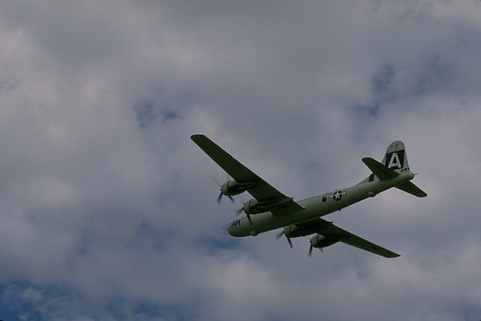
//> input picture inputs/3096.jpg, 481 x 321 px
$ ./main   (built with g++ and OpenCV 4)
//> lines starting //> are read from the running program, lines starting //| are printed output that depends on the picture
//> further down, img is the input picture: 321 rows x 481 cols, CV_8UC3; mean B, G, R 129.2, 118.4, 113.8
### FibonacciHeap.h

#ifndef _FIBONACCI_HEAP_H_
#define _FIBONACCI_HEAP_H_

#include <stdio.h>
#include "Node.h"

class FibonacciHeap
{
private:
	Node* rootListByRank[100];

	bool link(Node* root);
	Node * minRoot;

public:

	FibonacciHeap();
	FibonacciHeap(Node *root);

	~FibonacciHeap();

	bool isEmpty();
	bool insertVertex(Node * node);
	void decreaseKey(float delta, Node* vertex);

	Node* findMin();
	Node* deleteMin();
};

#endif

### Node.h
/*
Saglam, Ali, & Baykan, N. A. (2017).
"Sequential image segmentation based on min- imum spanning tree representation".
Pattern Recognition Letters, 87 , 155–162.
https://doi.org/10.1016/j.patrec.2016.06.001 .
*/

#ifndef NODE_H
#define NODE_H

#include <iostream>
#include <math.h>
#include <opencv2/highgui/highgui.hpp>

using namespace cv;
using namespace std;

class Node
{
public:
	int x, y, nodeid, neighnum, connum;
	float color[3];
	bool mark;

	typedef struct {
		Node *node;
		float distance;
	} Connection;

	typedef struct {
		int x, y;
	} Pixel;

	/////////// FIBONACCI HEAP SECTION /////

	Node *parent;
	Node *leftSibling, *rightSibling;
	Node *children;
	Node *next;
	Node *prev;

	float key;
	int rank;

	bool marked;

	bool addChild(Node *node);
	bool addSibling(Node *node);
	bool remove();

	Node* leftMostSibling();
	Node* rightMostSibling();

	///////////////////////////////////////

	Connection neighbors[8];
	Node *connections[8];

	Node()
	{
		neighnum = 0;
		connum = 0;
		nodeid = -1;
		mark = false;

		parent = NULL;
		children = NULL;
		leftSibling = NULL;
		rightSibling = NULL;
		prev = NULL;
		rank = 0;
		marked = false;
		key = -1;
	}

	void addNeighbor(Node *N, float d)
	{
		Connection neigh;
		neigh.node = N;
		neigh.distance = d;
		neighbors[neighnum] = neigh;
		neighnum++;
	}

	void clearNeighbors()
	{
		for (int i = 0; i < neighnum; i++) {
			if ((neighbors[i].node)->nodeid == 0) {
				neighnum--;
				neighbors[i] = neighbors[neighnum];
				i--;
			}
		}
	}

	void addConnection(Node *N)
	{
		connections[connum] = N;
		connum++;
	}

	void removeConnection(Node *N)
	{
		for (int i = 0; i < connum; i++) {
			if (connections[i] == N) {
				connum--;
				connections[i] = connections[connum];
				return;
			}
		}
	}

	void collectPixels(vector<Pixel> &list, Node *node)
	{
		if (mark)
			return;

		mark = true;

		Pixel p;
		p.x = x;
		p.y = y;
		list.push_back(p);

		for (int i = 0; i < connum; i++)
		{
			if (connections[i] != node)
				connections[i]->collectPixels(list, this);
		}
	}
};

#endif

### smst.h
/*
Saglam, Ali, & Baykan, N. A. (2017).
"Sequential image segmentation based on min- imum spanning tree representation".
Pattern Recognition Letters, 87 , 155–162.
https://doi.org/10.1016/j.patrec.2016.06.001 .
*/

#pragma once
#ifndef SMST_H
#define SMST_H

#include "Node.h"
#include "FibonacciHeap.h"
#include <ctime>
#define _USE_MATH_DEFINES
#include <math.h>

typedef struct {
	Node *node1, *node2;
	float distance;
} Connection;

using namespace cv;
using namespace std;

class smst
{
public:
	Mat im;
	int M, N, psrlen, segsize;
	Node **nodes, *pnodes;
	float ***colors, **pcolors, *qcolors;
	Connection *psrmst;
	vector<vector<Node::Pixel>> segments;
	float c;

	void mat2array();
	void setNodes();
	void setConnects();
	void setPSRMST();
	void segmentation(int, float);
	Mat getColoredSegments();
	Mat getLabels();

	smst(Mat img)
	{
		im = img;

		M = im.rows;
//> M = 321
		N = im.cols;
//> N = 481
		segsize = 0;
		psrlen = M * N - 1;
//> psrlen = 154400

		colors = new float**[M];
		pcolors = new float*[M * N];
		qcolors = new float[M * N * 3];
		nodes = new Node*[M];
		pnodes = new Node[M * N];
		for (int i = 0; i < M; i++)
		{
			colors[i] = &pcolors[i * N];
			nodes[i] = &pnodes[i * N];
			for (int j = 0; j < N; j++)
				colors[i][j] = &qcolors[(i * N + j) * 3];
		}

		mat2array();
		setNodes();
		setConnects();

		psrmst = new Connection[psrlen];

		setPSRMST();
	}
};

#endif

### FibonacciHeap.cpp

// =========================================================================
//	Implementation of class Fibonacci Heap
// =========================================================================


#include "FibonacciHeap.h"

FibonacciHeap::FibonacciHeap()
{
	minRoot = NULL;
}

// [9 lines left out: function FibonacciHeap, not called in this run]

FibonacciHeap::~FibonacciHeap()
{
	delete[] rootListByRank;
}

bool FibonacciHeap::isEmpty()
{
	return (minRoot == NULL);
}

bool FibonacciHeap::insertVertex(Node * node)
{
	if(node == NULL)
		return false;

	if(minRoot == NULL)
		minRoot = node;
	else
	{
		minRoot->addSibling(node);
		if(minRoot->key > node->key)
			minRoot = node;
	}
	return true;
}

Node* FibonacciHeap::findMin()
{
	return minRoot;
}

Node* FibonacciHeap::deleteMin()
{
	Node *temp = minRoot->children->leftMostSibling();
	Node *nextTemp = NULL;

	// Adding Children to root list
	while(temp != NULL)
	{
		nextTemp = temp->rightSibling; // Save next Sibling
		temp->remove();
		minRoot->addSibling(temp);
		temp = nextTemp;
	}

	// Select the left-most sibling of minRoot
	temp = minRoot->leftMostSibling();

	// Remove minRoot and set it to any sibling, if there exists one
	if(temp == minRoot)
	{
		if(minRoot->rightSibling)
			temp = minRoot->rightSibling;
		else
		{
			// Heap is obviously empty
			Node* out = minRoot;
			minRoot->remove();
			minRoot = NULL;
			return out;
		}
	}
	Node* out = minRoot;
	minRoot->remove();
	minRoot = temp;

	// Initialize list of roots
	for(int i=0; i<100; i++)
		rootListByRank[i] = NULL;

	while(temp)
	{
		// Check if key of current vertex is smaller than the key of minRoot
		if(temp->key < minRoot->key)
		{
			minRoot = temp;
		}

		nextTemp = temp->rightSibling;
		link(temp);
		temp = nextTemp;
	}

	return out;
}

bool FibonacciHeap::link(Node* root)
{
	// Insert Vertex into root list
	if(rootListByRank[root->rank] == NULL)
	{
		rootListByRank[root->rank] = root;
		return false;
	}
	else
	{
		// Link the two roots
		Node* linkVertex = rootListByRank[root->rank];
		rootListByRank[root->rank] = NULL;

		if(root->key < linkVertex->key || root == minRoot)
		{
			linkVertex->remove();
			root->addChild(linkVertex);
			if(rootListByRank[root->rank] != NULL)
				link(root);
			else
				rootListByRank[root->rank] = root;
		}
		else
		{
			root->remove();
			linkVertex->addChild(root);
			if(rootListByRank[linkVertex->rank] != NULL)
				link(linkVertex);
			else
				rootListByRank[linkVertex->rank] = linkVertex;
		}
		return true;
	}
}


void FibonacciHeap::decreaseKey(float delta, Node* vertex)
{
	vertex->key = delta;

	if(vertex->parent != NULL) // The vertex has a parent
	{
		// Remove vertex and add to root list
		vertex->remove();
		minRoot->addSibling(vertex);
	}
	// Check if key is smaller than the key of minRoot
	if(vertex->key < minRoot->key)
		minRoot = vertex;
}

### Node.cpp
/*
Saglam, Ali, & Baykan, N. A. (2017).
"Sequential image segmentation based on min- imum spanning tree representation".
Pattern Recognition Letters, 87 , 155–162.
https://doi.org/10.1016/j.patrec.2016.06.001 .
*/

#include "Node.h"

bool Node::addChild(Node *node)
{
	if (children != NULL)
		children->addSibling(node);
	else
	{
		children = node;
		node->parent = this;
		rank = 1;
	}

	return true;
}

bool Node::addSibling(Node *node)
{
	Node* temp = rightMostSibling();
	if (temp == NULL)
		return false;

	temp->rightSibling = node;
	node->leftSibling = temp;
	node->parent = this->parent;
	node->rightSibling = NULL;

	if (parent)
		parent->rank++;

	return true;
}

bool Node::remove()
{
	if (parent)
	{
		parent->rank--;
		if (leftSibling)
			parent->children = leftSibling;
		else if (rightSibling)
			parent->children = rightSibling;
		else
			parent->children = NULL;
	}

	if (leftSibling)
		leftSibling->rightSibling = rightSibling;
	if (rightSibling)
		rightSibling->leftSibling = leftSibling;

	leftSibling = NULL;
	rightSibling = NULL;
	parent = NULL;

	return true;
}

Node* Node::leftMostSibling()
{
	if (this == NULL)
		return NULL;

	Node* temp = this;
	while (temp->leftSibling)
		temp = temp->leftSibling;
	return temp;
}

Node* Node::rightMostSibling()
{
	if (this == NULL)
		return NULL;

	Node* temp = this;
	while (temp->rightSibling)
		temp = temp->rightSibling;
	return temp;
}

### smst.cpp
/*
Saglam, Ali, & Baykan, N. A. (2017).
"Sequential image segmentation based on min- imum spanning tree representation".
Pattern Recognition Letters, 87 , 155–162.
https://doi.org/10.1016/j.patrec.2016.06.001 .
*/

#include "smst.h"

void smst::mat2array()
{
	for (int i = 0; i < M; i++) {
		for (int j = 0; j < N; j++)
		{
			colors[i][j][0] = (float)im.at<Vec3b>(i, j).val[0];
			colors[i][j][1] = (float)im.at<Vec3b>(i, j).val[1];
			colors[i][j][2] = (float)im.at<Vec3b>(i, j).val[2];
		}
	}
}

void smst::setNodes() {
	for (int i = 0; i < M; i++) {
		for (int j = 0; j < N; j++) {
			nodes[i][j].x = i;
			nodes[i][j].y = j;
			nodes[i][j].color[0] = colors[i][j][0];
			nodes[i][j].color[1] = colors[i][j][1];
			nodes[i][j].color[2] = colors[i][j][2];
			nodes[i][j].nodeid = -1;
		}
	}
}

void smst::setConnects() {
	float d;

	for (int i = 0; i < M - 1; i++) {
		for (int j = 0; j < N - 1; j++) {

			d = sqrt(pow(colors[i + 1][j + 1][0] - colors[i][j][0], 2) +
				pow(colors[i + 1][j + 1][1] - colors[i][j][1], 2) +
				pow(colors[i + 1][j + 1][2] - colors[i][j][2], 2)
			);

			nodes[i][j].addNeighbor(&nodes[i + 1][j + 1], d);
			nodes[i + 1][j + 1].addNeighbor(&nodes[i][j], d);

			d = sqrt(pow(colors[i + 1][j][0] - colors[i][j + 1][0], 2) +
				pow(colors[i + 1][j][1] - colors[i][j + 1][1], 2) +
				pow(colors[i + 1][j][2] - colors[i][j + 1][2], 2)
			);

			nodes[i + 1][j].addNeighbor(&nodes[i][j + 1], d);
			nodes[i][j + 1].addNeighbor(&nodes[i + 1][j], d);

			d = sqrt(pow(colors[i][j + 1][0] - colors[i][j][0], 2) +
				pow(colors[i][j + 1][1] - colors[i][j][1], 2) +
				pow(colors[i][j + 1][2] - colors[i][j][2], 2)
			);

			nodes[i][j].addNeighbor(&nodes[i][j + 1], d);
			nodes[i][j + 1].addNeighbor(&nodes[i][j], d);

			d = sqrt(pow(colors[i + 1][j][0] - colors[i][j][0], 2) +
				pow(colors[i + 1][j][1] - colors[i][j][1], 2) +
				pow(colors[i + 1][j][2] - colors[i][j][2], 2)
			);

			nodes[i][j].addNeighbor(&nodes[i + 1][j], d);
			nodes[i + 1][j].addNeighbor(&nodes[i][j], d);
		}
	}
//> this loop made 320 passes
//> d on passes 1 to 3: 1.73, 1.73, 1.41
//> after the loop, d = 4.12

	for (int i = 0; i < M - 1; i++)
	{
		d = sqrt(pow(colors[i][N - 1][0] - colors[i][N - 1][0], 2) +
			pow(colors[i][N - 1][1] - colors[i][N - 1][1], 2) +
			pow(colors[i][N - 1][2] - colors[i][N - 1][2], 2)
		);

		nodes[i][N - 1].addNeighbor(&nodes[i + 1][N - 1], d);
		nodes[i + 1][N - 1].addNeighbor(&nodes[i][N - 1], d);
	}

	for (int j = 0; j < N - 1; j++)
	{
		d = sqrt(pow(colors[M - 1][j][0] - colors[M - 1][j + 1][0], 2) +
			pow(colors[M - 1][j][1] - colors[M - 1][j + 1][1], 2) +
			pow(colors[M - 1][j][2] - colors[M - 1][j + 1][2], 2)
		);

		nodes[M - 1][j].addNeighbor(&nodes[M - 1][j + 1], d);
		nodes[M - 1][j + 1].addNeighbor(&nodes[M - 1][j], d);
	}
//> this loop made 480 passes
//> (d, neigh.distance in addNeighbor, neigh.distance in addNeighbor (second call)) on passes 1 to 3: (8.77, 8.77, 8.77), (15.17, 15.17, 15.17), (13.75, 13.75, 13.75)
}

void smst::setPSRMST() {
	FibonacciHeap* heap = new FibonacciHeap();
	heap->insertVertex(&(nodes[0][0]));

	Node* node = heap->findMin();
	Connection currentConn;

	int a = 0;

	// Scan
	do {
		// Delete minimum path
		node = heap->deleteMin();
		node->clearNeighbors();
		for (int i = 0; i < node->neighnum; i++)
		{
			currentConn.distance = node->neighbors[i].distance;
			currentConn.node1 = node->neighbors[i].node;

			Node* headOfCurrentEdge = currentConn.node1;

			if (headOfCurrentEdge->marked == false)
			{
				// Insert a vertex with infinite key
				headOfCurrentEdge->marked = true;
				headOfCurrentEdge->prev = node;
				headOfCurrentEdge->key = currentConn.distance;
				heap->insertVertex(headOfCurrentEdge);
			}
			else if (currentConn.distance < headOfCurrentEdge->key)
			{
				// decrease the key of a vertex with finite key
				headOfCurrentEdge->prev = node;
				heap->decreaseKey(currentConn.distance, headOfCurrentEdge);
			}
		}

		if (node->prev != NULL) {
			node->addConnection(node->prev);
			node->prev->addConnection(node);

			psrmst[a].distance = node->key;
			psrmst[a].node1 = node;
			psrmst[a].node1->nodeid = 0;
			psrmst[a].node2 = node->prev;

			a++;
		}
	} while (!heap->isEmpty());
//> after the loop, a = 154401

	float sumdiff = 0;
	for (int i = 1; i < psrlen; i++)
		sumdiff += abs(psrmst[i].distance - psrmst[i - 1].distance);
//> this loop made 154399 passes
//> sumdiff on passes 1 to 3: 0, 0, 0
//> after the loop, sumdiff = 59550.1

	c = (float)sumdiff / (psrlen - 1);
//> c = 0.386
}

void smst::segmentation(int l, float m) {
//> called with l = 200, m = 1
	int start, finish, first, last, maxin1 = -1000, maxin2 = -1000;
	float max1 = -1000, max2 = -1000;

	vector<Connection> cuts;

	segments.clear();

	if (l == 0) {
		l = (int) sqrt(M * N) / 2;
	}

	if (psrlen < (2 * l) + 1)
		return;

	float curr_c = c * m;
//> curr_c = 0.386

	start = l;
	finish = psrlen - l;
//> finish = 154200

	int segid = 1;

	for (int i = start; i < finish; i++) {

		first = i - l;
		last = i - 1;

		if (psrmst[last].distance > max1) {
			max1 = psrmst[last].distance;
			maxin1 = last;
		} else if (maxin1 < first) {
			max1 = psrmst[first].distance;
			maxin1 = first;
			for (int j = first + 1; j <= last; j++) {
				if (psrmst[j].distance > max1) {
					max1 = psrmst[j].distance;
					maxin1 = j;
				}
			}
		}


		first = i + 1;
		last = i + l;

		if (psrmst[last].distance > max2) {
			max2 = psrmst[last].distance;
			maxin2 = last;
		} else if (maxin2 < first) {
			max2 = psrmst[first].distance;
			maxin2 = first;
			for (int j = first + 1; j <= last; j++) {
				if (psrmst[j].distance > max2) {
					max2 = psrmst[j].distance;
					maxin2 = j;
				}
			}
		}

		if (psrmst[i].distance > min(max1, max2) + curr_c) {
			psrmst[i].node1->removeConnection(psrmst[i].node2);
			psrmst[i].node2->removeConnection(psrmst[i].node1);
			Connection conn;
			conn.node1 = psrmst[i].node1;
			conn.node2 = psrmst[i].node2;
			cuts.push_back(conn);
		}
	}
//> this loop made 154000 passes
//> (max1, max2) on pass 1: (0, 0)
//> max1 on pass 5: 1

	for (int i = 0; i < cuts.size(); i++) {
		vector<Node::Pixel> segment1;
		cuts[i].node1->collectPixels(segment1, cuts[i].node2);
		if (segment1.size() > 0)
			segments.push_back(segment1);

		vector<Node::Pixel> segment2;
		cuts[i].node2->collectPixels(segment2, cuts[i].node1);
		if (segment2.size() > 0)
			segments.push_back(segment2);
	}
//> this loop made 81 passes

	for (int i = 0; i < cuts.size(); i++) {
		cuts[i].node1->addConnection(cuts[i].node2);
		cuts[i].node2->addConnection(cuts[i].node1);
	}
	cuts.clear();
	for (int i = 0; i < M; i++)
		for (int j = 0; j < N; j++)
			nodes[i][j].mark = false;
}

Mat smst::getColoredSegments() {

	Mat newimg(M, N, CV_8UC3, Scalar::all(0));

	uchar r = 10, g = 10, b = 10;

	int len = (int)segments.size();
	int segsize;

	for (int i = 0; i < len; i++) {
		srand((unsigned int)time(0));
		r = (uchar)r + rand() % 200 + 20;
		g = (uchar)g + rand() % 200 + 20;
		b = (uchar)b + rand() % 200 + 20;
		segsize = (int)segments[i].size();
		for (int j = 0; j < segsize; j++) {
			newimg.at<Vec3b>(segments[i][j].x, segments[i][j].y).val[0] = r;
			newimg.at<Vec3b>(segments[i][j].x, segments[i][j].y).val[1] = g;
			newimg.at<Vec3b>(segments[i][j].x, segments[i][j].y).val[2] = b;
		}
	}
//> this loop made 82 passes
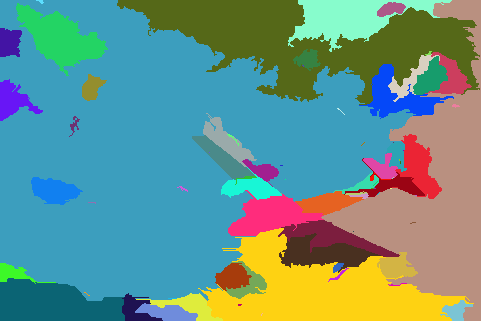
//> newimg: 321 rows x 481 cols, CV_8UC3; mean B, G, R 136.8, 146.6, 103.8

	return newimg;
}

Mat smst::getLabels() {
	Mat labels(M, N, CV_32S);

	int len = (int)segments.size();
	int segsize;

	int a = 0;

	for (int i = 0; i < len; i++) {
		segsize = (int)segments[i].size();
		for (int j = 0; j < segsize; j++)
			labels.at<int>(segments[i][j].x, segments[i][j].y) = a;
		a++;
	}
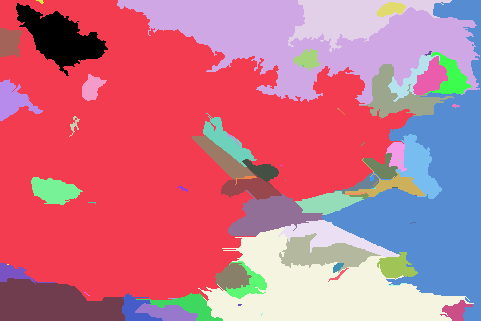
//> labels: 321 rows x 481 cols, CV_32SC1; 82 distinct labels, from 0 to 81; one colour per label, 0 black

	return labels;
}

### main.cpp
/*
Saglam, Ali, & Baykan, N. A. (2017).
"Sequential image segmentation based on min- imum spanning tree representation".
Pattern Recognition Letters, 87 , 155–162.
https://doi.org/10.1016/j.patrec.2016.06.001 .
*/


#include <opencv2/highgui/highgui.hpp>
#include "opencv2/imgproc/imgproc.hpp"
#include "smst.h"
#include <fstream>

using namespace cv;
using namespace std;

int main(int argc, char *argv[]) {

	cv::Mat img, segcolors;

	/*----------------------------------*/

	img = imread("inputs/3096.jpg");
	if (img.empty()) return -1;

	/*----------------------------------*/

	GaussianBlur(img, img, Size(5, 5), 1.0);

	/*---------|--------------|----------*/
	/*---------| SEGMENTATION |---------*/
	/*---------V--------------V---------*/

	smst mysmst(img);
	mysmst.segmentation(200, 1);

	/*----------------------------------*/
	/*----------------------------------*/

	segcolors = mysmst.getColoredSegments();
	imwrite("outputs/3096_a.png", segcolors);

	/*----------------------------------*/

	cv::Mat labels = mysmst.getLabels();

	/*----------------------------------*/

	vector<vector<Node::Pixel>> segments = mysmst.segments;  ///// segments[segment_num][pixel_num].x  ,  segments[segment_num][pixel_num].y

	/*----------------------------------*/

	return 0;
}

$ run again, with inputs/14037.jpg copied over inputs/3096.jpg
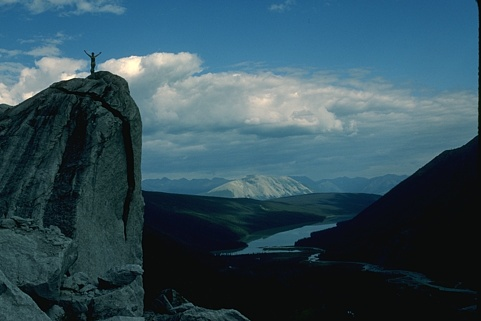
//> input picture inputs/14037.jpg, 481 x 321 px
//> img is the input picture: 321 rows x 481 cols, CV_8UC3; mean B, G, R 90.4, 78.3, 50.3
//> the loop in setConnects, `for (int i = 0; i < M - 1; i++)` made 320 passes
//> d on passes 1 to 3: 1, 2.24, 2.45
//> after the loop in setConnects, `for (int i = 0; i < M - 1; i++)`: d = 1.41
//> the loop in setConnects, `for (int j = 0; j < N - 1; j++)` made 480 passes
//> (neigh.distance in addNeighbor, neigh.distance in addNeighbor (second call)) on passes 1 to 3: (1.41, 1.41), (1.41, 1.41), (1.41, 1.41)
//> after the loop in setPSRMST, `do`: a = 154401
//> the loop in setPSRMST, `for (int i = 1; i < psrlen; i++)` made 154399 passes
//> sumdiff on passes 1 to 3: 0, 0.504, 1.01
//> after the loop in setPSRMST, `for (int i = 1; i < psrlen; i++)`: sumdiff = 87943.7
//> c = 0.57
//> the loop in segmentation, `for (int i = start; i < finish; i++)` made 154000 passes
//> (max1, max2) on pass 1: (1, 0)
//> the loop in segmentation, `for (int i = 0; i < cuts.size(); i++)` made 70 passes
//> the loop in getColoredSegments, `for (int i = 0; i < len; i++)` made 71 passes
//> after the loop in getColoredSegments, `for (int i = 0; i < len; i++)`:
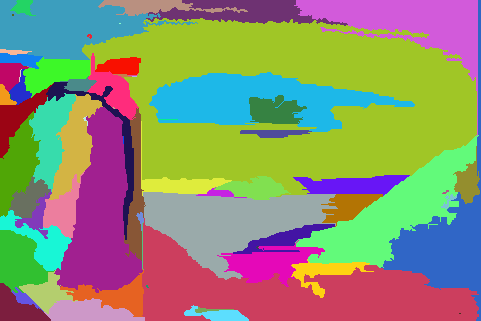
//> newimg: 321 rows x 481 cols, CV_8UC3; mean B, G, R 112.7, 143, 140.3
//> the loop in getLabels, `for (int i = 0; i < len; i++)` made 71 passes
//> after the loop in getLabels, `for (int i = 0; i < len; i++)`:
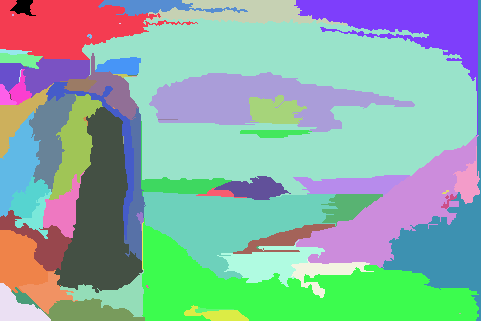
//> labels: 321 rows x 481 cols, CV_32SC1; 71 distinct labels, from 0 to 70; one colour per label, 0 black

$ run again, with inputs/21077.jpg copied over inputs/3096.jpg
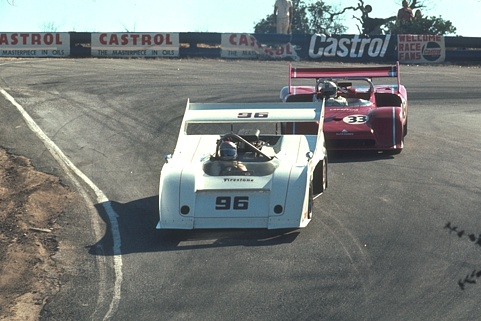
//> input picture inputs/21077.jpg, 481 x 321 px
//> img is the input picture: 321 rows x 481 cols, CV_8UC3; mean B, G, R 122.8, 125.1, 121
//> the loop in setConnects, `for (int i = 0; i < M - 1; i++)` made 320 passes
//> d on passes 1 to 3: 1.73, 7.55, 5.2
//> after the loop in setConnects, `for (int i = 0; i < M - 1; i++)`: d = 1.73
//> the loop in setConnects, `for (int j = 0; j < N - 1; j++)` made 480 passes
//> (neigh.distance in addNeighbor, neigh.distance in addNeighbor (second call)) on passes 1 to 3: (10.39, 10.39), (17.92, 17.92), (7.55, 7.55)
//> after the loop in setPSRMST, `do`: a = 154401
//> the loop in setPSRMST, `for (int i = 1; i < psrlen; i++)` made 154399 passes
//> sumdiff on passes 1 to 3: 1, 2, 2.41
//> after the loop in setPSRMST, `for (int i = 1; i < psrlen; i++)`: sumdiff = 172643.6
//> c = 1.12
//> the loop in segmentation, `for (int i = start; i < finish; i++)` made 154000 passes
//> (max1, max2) on pass 1: (0, 0)
//> the loop in segmentation, `for (int i = 0; i < cuts.size(); i++)` made 142 passes
//> the loop in getColoredSegments, `for (int i = 0; i < len; i++)` made 143 passes
//> after the loop in getColoredSegments, `for (int i = 0; i < len; i++)`:
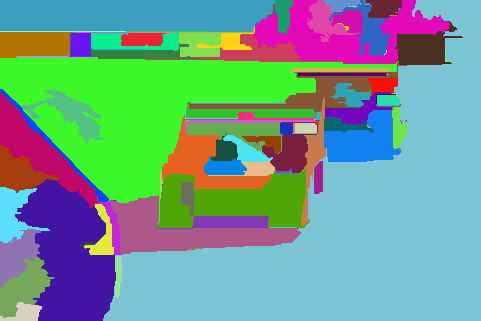
//> newimg: 321 rows x 481 cols, CV_8UC3; mean B, G, R 142.5, 155, 112.8
//> the loop in getLabels, `for (int i = 0; i < len; i++)` made 143 passes
//> after the loop in getLabels, `for (int i = 0; i < len; i++)`:
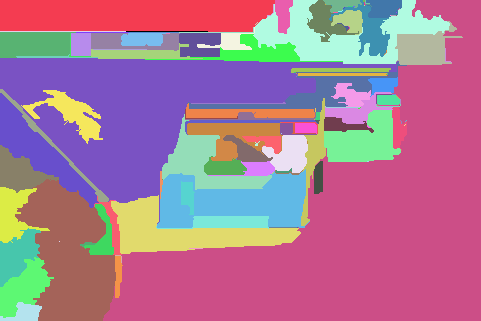
//> labels: 321 rows x 481 cols, CV_32SC1; 143 distinct labels, from 0 to 142; one colour per label, 0 black

$ run again, with inputs/37073.jpg copied over inputs/3096.jpg
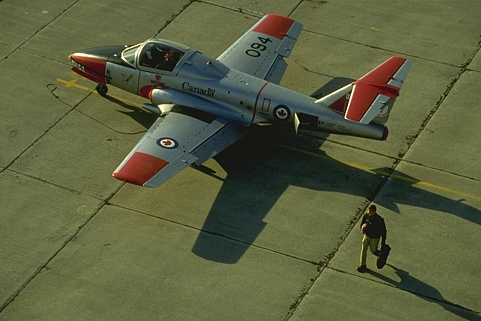
//> input picture inputs/37073.jpg, 481 x 321 px
//> img is the input picture: 321 rows x 481 cols, CV_8UC3; mean B, G, R 62.9, 95.5, 90.5
//> the loop in setConnects, `for (int i = 0; i < M - 1; i++)` made 320 passes
//> d on passes 1 to 3: 1.41, 1.73, 0
//> after the loop in setConnects, `for (int i = 0; i < M - 1; i++)`: d = 1.41
//> the loop in setConnects, `for (int j = 0; j < N - 1; j++)` made 480 passes
//> (neigh.distance in addNeighbor, neigh.distance in addNeighbor (second call)) on passes 1 to 3: (1.41, 1.41), (1.41, 1.41), (1, 1)
//> after the loop in setPSRMST, `do`: a = 154401
//> the loop in setPSRMST, `for (int i = 1; i < psrlen; i++)` made 154399 passes
//> sumdiff on passes 1 to 3: 5.72, 11.44, 11.44
//> after the loop in setPSRMST, `for (int i = 1; i < psrlen; i++)`: sumdiff = 107861.2
//> c = 0.699
//> the loop in segmentation, `for (int i = start; i < finish; i++)` made 154000 passes
//> (max1, max2) on pass 1: (0, 0)
//> the loop in segmentation, `for (int i = 0; i < cuts.size(); i++)` made 89 passes
//> the loop in getColoredSegments, `for (int i = 0; i < len; i++)` made 90 passes
//> after the loop in getColoredSegments, `for (int i = 0; i < len; i++)`:
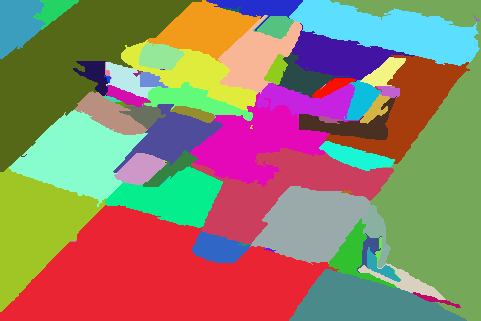
//> newimg: 321 rows x 481 cols, CV_8UC3; mean B, G, R 106.2, 127.9, 146.1
//> the loop in getLabels, `for (int i = 0; i < len; i++)` made 90 passes
//> after the loop in getLabels, `for (int i = 0; i < len; i++)`:
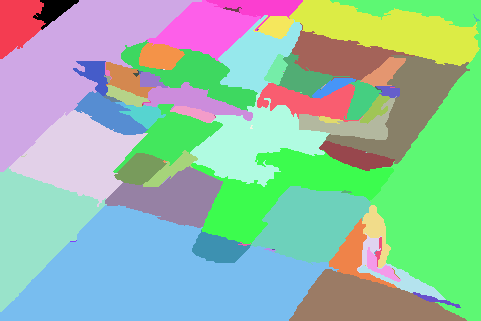
//> labels: 321 rows x 481 cols, CV_32SC1; 90 distinct labels, from 0 to 89; one colour per label, 0 black
